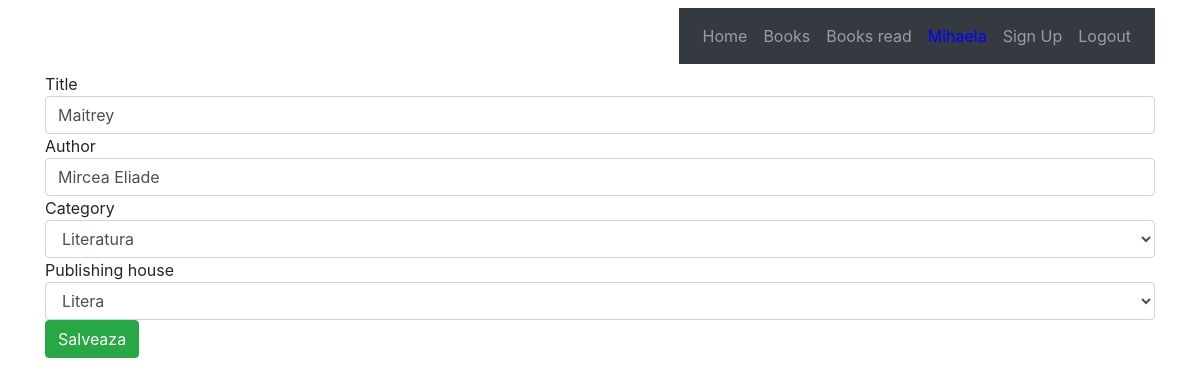
Page /book/edit_book/1/ (signed in) on the earlier database version.
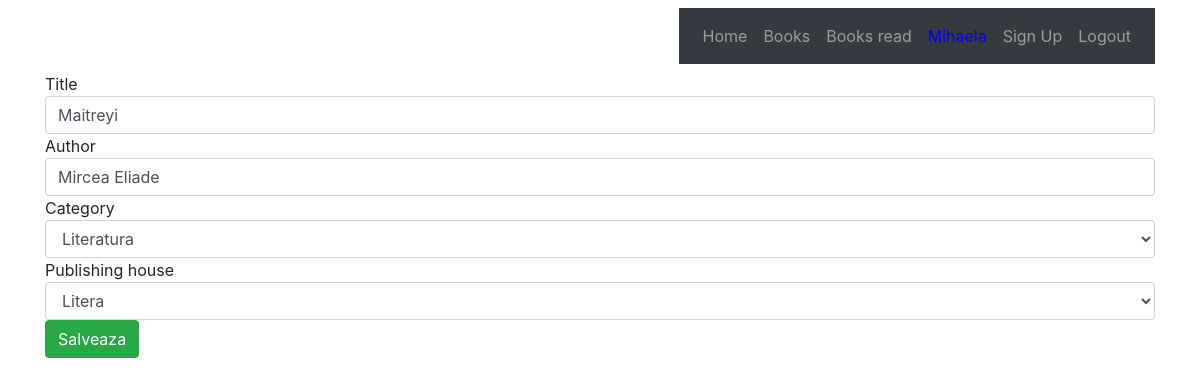
Same page on the later database version.
### catalog/models.py (models this page shows, shortened)
class Book(models.Model):
    category_choices = (('Literatura', 'Literatura'), ('Economie', 'Economie'), ('Dezvoltare personala', 'Dezvoltare personala'))
    publishing_choices = (('Litera', 'Litera'), ('Nemira', 'Nemira'), ('Curtea Veche', 'Curtea veche'))
    title = models.CharField(max_length=100)
    author = models.CharField(max_length=100)
    category = models.CharField(max_length=30, choices=category_choices)
    publishing_house =models.CharField(max_length=100, choices=publishing_choices)

### catalog/views.py (the view, shortened to what this page needs)
# urls.py: path('edit_book/<int:pk>/', views.UpdateBookView.as_view(), name="change"),
class UpdateBookView(LoginRequiredMixin, UpdateView):
    model = Book
    form_class = BooksForm
    template_name = 'catalog/catalog_form.html'
    def get_form_kwargs(self):
        kwargs = super(UpdateBookView, self).get_form_kwargs()
        kwargs.update({'pk':self.kwargs['pk']})
        return kwargs

### catalog/forms.py (shortened to what this page needs)
class BooksForm(forms.ModelForm):
    class Meta:
        model = Book
        fields = ['title', 'author', 'category', 'publishing_house']
        widgets = {
            'title': TextInput(attrs={'placeholder': 'Numele cartii', 'class':'form-control'}),
            'author': TextInput(attrs={'placeholder': 'Autorul cartii', 'class':'form-control'}),
            'category': Select(attrs={'class':'form-control'}),
            'publishing_house': Select(attrs={'class':'form-control'}),
        }
    def __init__(self, pk, *args, **kwargs):
        super(BooksForm, self).__init__(*args, **kwargs)
        self.pk = pk

### Templates/catalog/catalog_form.html (shortened to what this page needs)
{% extends 'base.html' %}
{% block content %}
    <form method="POST">
        {% for field in form %}
            {{ field.label}}
            {{ field }}
        {% endfor %}
    <button type="submit" class="btn btn-success">Salveaza</button>
    </form>
{% endblock %}

Differences in the rows shown:
changed Book "Mircea Eliade": title "Maitrey" → "Maitreyi"
